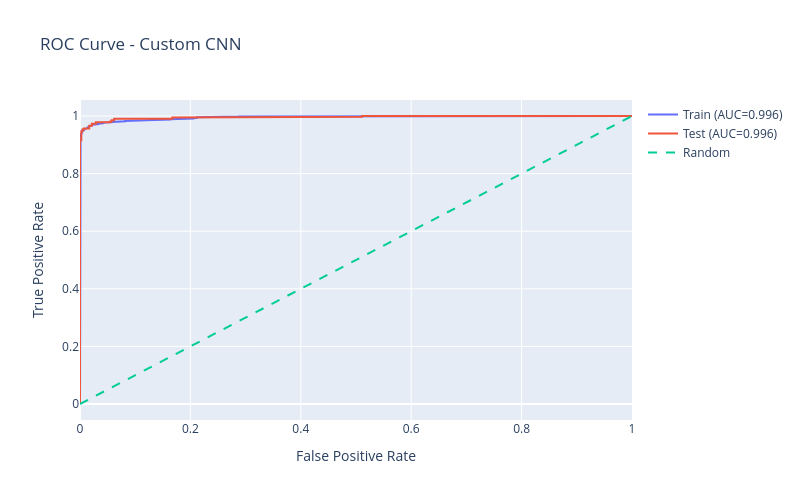

The notebook cell this image was saved under:
### Markdown cell above
### CNN Model:

### Code cell
fpr_tr, tpr_tr, _ = roc_curve(
                    cnn_train_results["labels"],
                    cnn_train_results["probs"]
)

fpr_te, tpr_te, _ = roc_curve(
                      cnn_test_results["labels"],
                      cnn_test_results["probs"]
)

fig = go.Figure()

fig.add_scatter(
                  x=fpr_tr,
                  y=tpr_tr,
                  mode='lines',
                  name=f'Train (AUC={cnn_train_results["auc"]:.3f})'
                )

fig.add_scatter(
                x=fpr_te,
                y=tpr_te,
                mode='lines',
                name=f'Test (AUC={cnn_test_results["auc"]:.3f})'
                )

fig.add_scatter(
                x=[0, 1],
                y=[0, 1],
                mode='lines',
                line=dict(dash='dash'),
                name='Random'
                )

fig.update_layout( height = 500, width = 800,
                  title='ROC Curve - Custom CNN',
                  xaxis_title='False Positive Rate',
                  yaxis_title='True Positive Rate'
                  )

fig.show()

### Figure 1 — Plotly figure (JSON) as saved in the notebook; plotly's stock layout.template omitted (floating-point values rounded to 4 significant figures; data arrays with more than 128 entries replaced by an {"elided": "..."} marker saying what was removed)
{"data": [{"mode": "lines", "name": "Train (AUC=0.996)", "type": "scatter", "x": {"elided": "240 float values"}, "y": {"elided": "240 float values"}}, {"mode": "lines", "name": "Test (AUC=0.996)", "type": "scatter", "x": [0.0, 0.0, 0.0, 0.0, 0.0, 0.002387, 0.002387, 0.004773, 0.004773, 0.00716, 0.00716, 0.01671, 0.01671, 0.02148, 0.02148, 0.02864, 0.02864, 0.05489, 0.05489, 0.05728, 0.05728, 0.06205, 0.06205, 0.1241, 0.1289, 0.1671, 0.1671, 0.1718, 0.1766, 0.3174, 0.3222, 0.3317, 0.3317, 0.3723, 0.3771, 0.3842, 0.389, 0.4702, 0.4749, 0.5107, 0.5107, 0.6492, 0.6539, 0.7136, 0.7232, 0.7422, 0.747, 0.7661, 0.7709, 0.8496, 0.8544, 0.9021, 0.9069, 1.0], "y": [0.0, 0.00241, 0.7229, 0.7277, 0.9157, 0.9157, 0.947, 0.947, 0.9542, 0.9542, 0.9566, 0.9566, 0.9663, 0.9663, 0.9735, 0.9735, 0.9783, 0.9783, 0.9807, 0.9807, 0.9855, 0.9855, 0.9904, 0.9904, 0.9904, 0.9904, 0.9952, 0.9952, 0.9952, 0.9952, 0.9952, 0.9952, 0.9976, 0.9976, 0.9976, 0.9976, 0.9976, 0.9976, 0.9976, 0.9976, 1.0, 1.0, 1.0, 1.0, 1.0, 1.0, 1.0, 1.0, 1.0, 1.0, 1.0, 1.0, 1.0, 1.0]}, {"line": {"dash": "dash"}, "mode": "lines", "name": "Random", "type": "scatter", "x": [0, 1], "y": [0, 1]}], "layout": {"height": 500, "title": {"text": "ROC Curve - Custom CNN"}, "width": 800, "xaxis": {"title": {"text": "False Positive Rate"}}, "yaxis": {"title": {"text": "True Positive Rate"}}}}
